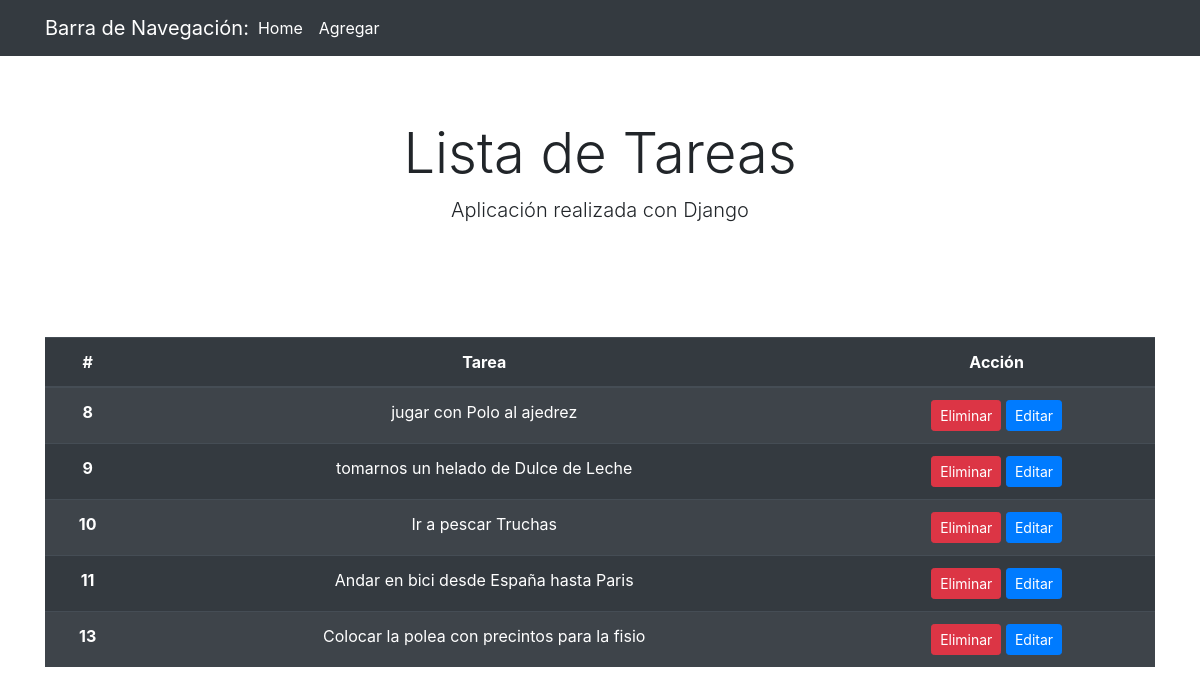
The page / on the database its author committed.
### todo/models.py (models this page shows)
class Tarea(models.Model):
    tarea = models.CharField(max_length=100)
    def __str__(self):
        return self.tarea

### todo/views.py (the view)
# urls.py: 2. Add a URL to urlpatterns:  path('', views.home, name='home')
def home(request):
    tareas = Tarea.objects.all()
    context = {'tareas': tareas}
    return render(request, 'todo/home.html', context)

### todo/templates/todo/home.html
{% extends 'todo/layout.html' %}
{% block content %}
<div class="container text-center">
<table class="table table-striped table-dark">
    <thead>
      <tr>
        <th scope="col">#</th>
        <th scope="col">Tarea</th>
        <th scope="col">Acción</th>
      </tr>
    </thead>
    <tbody>
        {% for tarea in tareas %}
      <tr>
        <th scope="row">{{ tarea.id }}</th>
        <td>{{ tarea }}</td>
        <td>
            <a class="btn btn-danger btn-sm" href="{% url 'eliminar' tarea.id %}">Eliminar</a>
            <a class="btn btn-primary btn-sm" href="{% url 'editar' tarea.id %}">Editar</a>
        </td>
      </tr>
      {% endfor %}
    </tbody>
  </table>
</div>
{% endblock %}

### todo/templates/todo/layout.html (shortened to what this page needs)
<!doctype html>
<html lang="en">
  <head>
    <link rel="stylesheet" href="https://cdn.jsdelivr.net/npm/bootstrap@4.6.2/dist/css/bootstrap.min.css">
    <nav class="navbar navbar-expand-lg navbar-dark bg-dark">
        <div class="container">
        <a class="navbar-brand" href="#">Barra de Navegación: </a>
        <div class="collapse navbar-collapse" id="navbarNav">
          <ul class="navbar-nav">
            <li class="nav-item active row">
              <a class="nav-link" href="{% url 'home' %}">Home</a>
              <a class="nav-link" href="{% url 'agregar' %}">Agregar</a>
            </li>
          </ul>
        </div>
        </div>
      </nav>
      <div class="jumbotron jumbotron-fluid bg-white">
        <div class="container text-center">
          <h1 class="display-4">Lista de Tareas</h1>
          <p class="lead">Aplicación realizada con Django</p>
        </div>
      </div>
    {% block content %}
    {% endblock %}
  </body>
</html>

### rows shown on the page
Tarea: id "8", tarea "jugar con Polo al ajedrez"
Tarea: id "9", tarea "tomarnos un helado de Dulce de Leche"
Tarea: id "10", tarea "Ir a pescar Truchas"
Tarea: id "11", tarea "Andar en bici desde España hasta Paris"
Tarea: id "13", tarea "Colocar la polea con precintos para la fisio"
